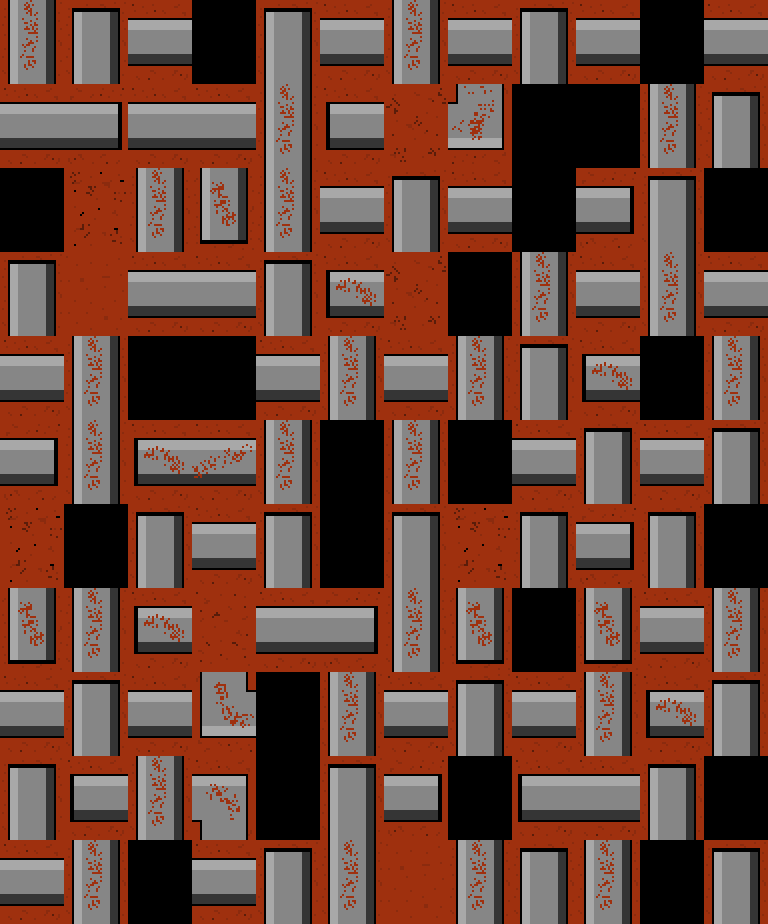

The image is a tile-based game level rendered from a .tmx file. Its description and complete source (layers, tilesets, objects, tile grids) follow:
An orthogonal 12x11 tile map with 64x84 px tiles, 1 tile layer (Background) and 44 objects (5x GemSpawn, 2x Mineshaft, Player).

<map version="1.10" tiledversion="1.11.0" orientation="orthogonal" renderorder="right-down" width="12" height="11" tilewidth="64" tileheight="84" infinite="0" nextlayerid="10" nextobjectid="54">
 <editorsettings>
  <export target="mars-map1.json" format="json" />
 </editorsettings>
 <tileset firstgid="1" source="mars-tileset.tsx" />
 <layer id="1" name="Background" width="12" height="11">
  <data encoding="csv">
7,8,4,12,8,4,7,4,8,4,13,4,
4,10,4,4,7,21,6,20,15,11,7,8,
11,9,7,19,7,4,8,4,14,10,8,12,
8,2,4,4,8,17,6,15,7,4,7,4,
4,7,11,12,4,7,4,7,8,17,13,7,
10,7,17,18,7,12,7,12,4,8,4,8,
9,11,8,4,8,11,8,9,8,10,8,12,
19,7,17,5,4,10,7,19,11,19,4,7,
4,8,4,1,14,7,4,8,4,7,17,8,
8,21,7,3,15,8,10,11,21,4,8,11,
4,7,11,4,8,7,2,7,8,7,15,8
</data>
 </layer>
 <objectgroup id="4" name="PlayerSpawn">
  <object id="42" name="Player" x="320" y="336" width="64" height="84" />
 </objectgroup>
 <objectgroup id="9" name="Mineshaft">
  <object id="51" name="Mineshaft" x="512" y="168" width="64" height="84" />
  <object id="52" name="Mineshaft" x="256" y="672" width="64" height="84" />
 </objectgroup>
 <objectgroup id="5" name="Collision">
  <object id="5" x="64" y="84" width="64" height="252" />
  <object id="6" x="192" y="0" width="64" height="84" />
  <object id="7" x="640" y="0" width="64" height="84" />
  <object id="8" x="320" y="84" width="256" height="84" />
  <object id="9" x="192" y="168" width="64" height="84" />
  <object id="10" x="576" y="168" width="64" height="84" />
  <object id="11" x="704" y="168" width="64" height="84" />
  <object id="12" x="320" y="252" width="192" height="84" />
  <object id="13" x="192" y="336" width="64" height="168" />
  <object id="14" x="128" y="420" width="64" height="84" />
  <object id="15" x="0" y="420" width="64" height="252" />
  <object id="16" x="320" y="420" width="64" height="84" />
  <object id="17" x="448" y="420" width="64" height="252" />
  <object id="18" x="576" y="336" width="128" height="84" />
  <object id="19" x="576" y="504" width="64" height="168" />
  <object id="20" x="704" y="504" width="64" height="84" />
  <object id="21" x="320" y="588" width="64" height="84" />
  <object id="22" x="128" y="588" width="128" height="84" />
  <object id="23" x="192" y="672" width="64" height="168" />
  <object id="24" x="256" y="756" width="64" height="84" />
  <object id="25" x="64" y="756" width="64" height="84" />
  <object id="26" x="384" y="756" width="64" height="168" />
  <object id="27" x="512" y="756" width="64" height="84" />
  <object id="28" x="640" y="672" width="64" height="84" />
  <object id="29" x="640" y="840" width="64" height="84" />
  <object id="30" x="0" y="420">
   <polyline points="0,0 0,-420" />
  </object>
  <object id="31" x="192" y="0">
   <polyline points="0,0 -192,0" />
  </object>
  <object id="32" x="256" y="0">
   <polyline points="0,0 384,0" />
  </object>
  <object id="33" x="704" y="0">
   <polyline points="0,0 64,0" />
  </object>
  <object id="34" x="768" y="0">
   <polyline points="0,0 0,168" />
  </object>
  <object id="35" x="768" y="252">
   <polyline points="0,0 0,252" />
  </object>
  <object id="36" x="768" y="588">
   <polyline points="0,0 0,336" />
  </object>
  <object id="37" x="640" y="924">
   <polyline points="0,0 -192,0" />
  </object>
  <object id="38" x="384" y="924">
   <polyline points="0,0 -384,0" />
  </object>
  <object id="39" x="0" y="924">
   <polyline points="0,0 0,-252" />
  </object>
  <object id="49" x="704" y="924">
   <polyline points="0,0 64,0" />
  </object>
 </objectgroup>
 <objectgroup id="8" name="GemSpawnList">
  <object id="43" name="GemSpawn" x="448" y="0" width="64" height="84" />
  <object id="44" name="GemSpawn" x="704" y="756" width="64" height="84" />
  <object id="46" name="GemSpawn" x="0" y="0" width="64" height="84" />
  <object id="47" name="GemSpawn" x="64" y="672" width="64" height="84" />
  <object id="48" name="GemSpawn" x="704" y="336" width="64" height="84" />
 </objectgroup>
</map>
